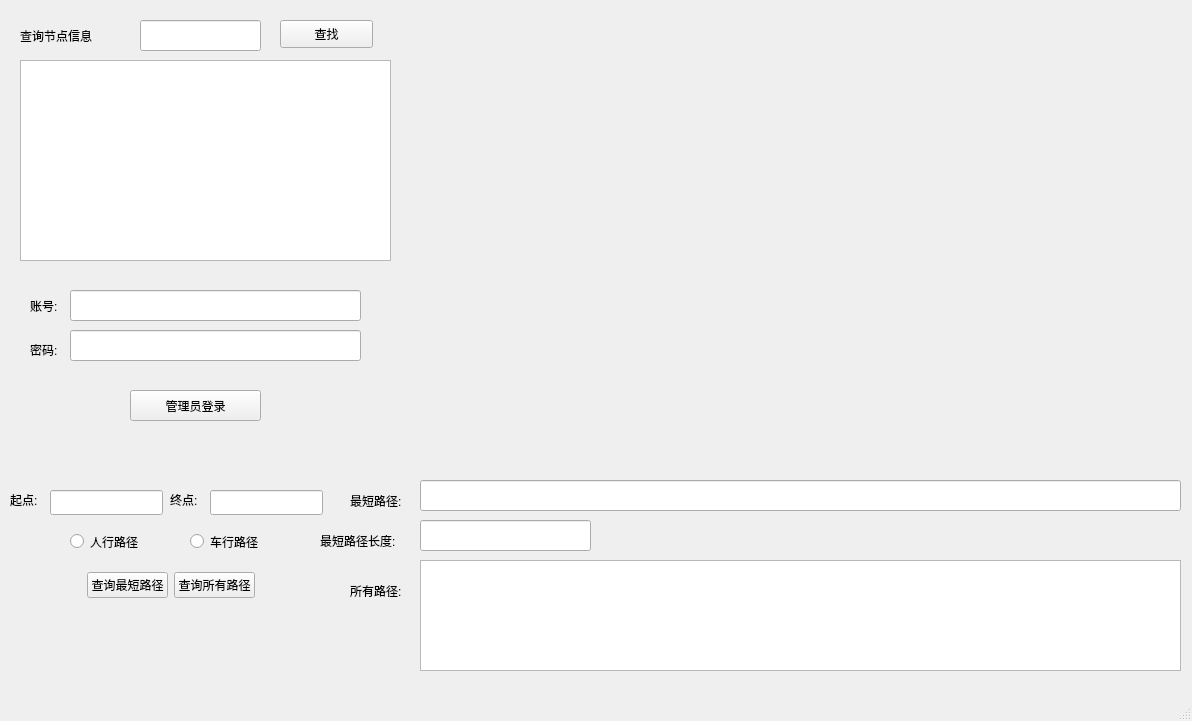
<?xml version="1.0" encoding="UTF-8"?>
<ui version="4.0">
 <class>MainWindow</class>
 <widget class="QMainWindow" name="MainWindow">
  <property name="geometry">
   <rect>
    <x>0</x>
    <y>0</y>
    <width>1192</width>
    <height>721</height>
   </rect>
  </property>
  <property name="windowTitle">
   <string>MainWindow</string>
  </property>
  <widget class="QWidget" name="centralwidget">
   <widget class="QLabel" name="school">
    <property name="geometry">
     <rect>
      <x>420</x>
      <y>-10</y>
      <width>781</width>
      <height>481</height>
     </rect>
    </property>
    <property name="text">
     <string/>
    </property>
    <property name="pixmap">
     <pixmap resource="aaa.qrc">:/new/prefix1/tupian/IMG_20250106_002817.jpg</pixmap>
    </property>
   </widget>
   <widget class="QLineEdit" name="load">
    <property name="geometry">
     <rect>
      <x>420</x>
      <y>480</y>
      <width>761</width>
      <height>31</height>
     </rect>
    </property>
    <property name="readOnly">
     <bool>true</bool>
    </property>
   </widget>
   <widget class="QLineEdit" name="len">
    <property name="geometry">
     <rect>
      <x>420</x>
      <y>520</y>
      <width>171</width>
      <height>31</height>
     </rect>
    </property>
    <property name="readOnly">
     <bool>true</bool>
    </property>
   </widget>
   <widget class="QLabel" name="label">
    <property name="geometry">
     <rect>
      <x>350</x>
      <y>470</y>
      <width>111</width>
      <height>61</height>
     </rect>
    </property>
    <property name="text">
     <string>最短路径:</string>
    </property>
   </widget>
   <widget class="QLabel" name="label_2">
    <property name="geometry">
     <rect>
      <x>320</x>
      <y>530</y>
      <width>101</width>
      <height>21</height>
     </rect>
    </property>
    <property name="text">
     <string>最短路径长度:</string>
    </property>
   </widget>
   <widget class="QListView" name="Allo">
    <property name="geometry">
     <rect>
      <x>420</x>
      <y>560</y>
      <width>761</width>
      <height>111</height>
     </rect>
    </property>
   </widget>
   <widget class="QLabel" name="label_5">
    <property name="geometry">
     <rect>
      <x>350</x>
      <y>580</y>
      <width>81</width>
      <height>21</height>
     </rect>
    </property>
    <property name="text">
     <string>所有路径:</string>
    </property>
   </widget>
   <widget class="QLabel" name="label_3">
    <property name="geometry">
     <rect>
      <x>20</x>
      <y>20</y>
      <width>101</width>
      <height>31</height>
     </rect>
    </property>
    <property name="text">
     <string>查询节点信息</string>
    </property>
   </widget>
   <widget class="QLineEdit" name="searchText">
    <property name="geometry">
     <rect>
      <x>140</x>
      <y>20</y>
      <width>121</width>
      <height>31</height>
     </rect>
    </property>
   </widget>
   <widget class="QPushButton" name="search">
    <property name="geometry">
     <rect>
      <x>280</x>
      <y>20</y>
      <width>93</width>
      <height>28</height>
     </rect>
    </property>
    <property name="text">
     <string>查找</string>
    </property>
   </widget>
   <widget class="QListView" name="target">
    <property name="geometry">
     <rect>
      <x>20</x>
      <y>60</y>
      <width>371</width>
      <height>201</height>
     </rect>
    </property>
   </widget>
   <widget class="QWidget" name="horizontalLayoutWidget">
    <property name="geometry">
     <rect>
      <x>20</x>
      <y>540</y>
      <width>301</width>
      <height>91</height>
     </rect>
    </property>
    <layout class="QHBoxLayout" name="horizontalLayout_2">
     <item>
      <spacer name="horizontalSpacer">
       <property name="orientation">
        <enum>Qt::Horizontal</enum>
       </property>
       <property name="sizeHint" stdset="0">
        <size>
         <width>40</width>
         <height>20</height>
        </size>
       </property>
      </spacer>
     </item>
     <item>
      <widget class="QPushButton" name="checkload">
       <property name="text">
        <string>查询最短路径</string>
       </property>
      </widget>
     </item>
     <item>
      <widget class="QPushButton" name="All">
       <property name="text">
        <string>查询所有路径</string>
       </property>
      </widget>
     </item>
     <item>
      <spacer name="horizontalSpacer_2">
       <property name="orientation">
        <enum>Qt::Horizontal</enum>
       </property>
       <property name="sizeHint" stdset="0">
        <size>
         <width>40</width>
         <height>20</height>
        </size>
       </property>
      </spacer>
     </item>
    </layout>
   </widget>
   <widget class="QRadioButton" name="people">
    <property name="geometry">
     <rect>
      <x>70</x>
      <y>530</y>
      <width>118</width>
      <height>23</height>
     </rect>
    </property>
    <property name="text">
     <string>人行路径</string>
    </property>
   </widget>
   <widget class="QRadioButton" name="car">
    <property name="geometry">
     <rect>
      <x>190</x>
      <y>530</y>
      <width>118</width>
      <height>23</height>
     </rect>
    </property>
    <property name="text">
     <string>车行路径</string>
    </property>
   </widget>
   <widget class="QPushButton" name="pushButton">
    <property name="geometry">
     <rect>
      <x>130</x>
      <y>390</y>
      <width>131</width>
      <height>31</height>
     </rect>
    </property>
    <property name="text">
     <string>管理员登录</string>
    </property>
   </widget>
   <widget class="QLabel" name="label_4">
    <property name="geometry">
     <rect>
      <x>30</x>
      <y>290</y>
      <width>71</width>
      <height>31</height>
     </rect>
    </property>
    <property name="text">
     <string>账号:</string>
    </property>
   </widget>
   <widget class="QLabel" name="label_6">
    <property name="geometry">
     <rect>
      <x>30</x>
      <y>340</y>
      <width>69</width>
      <height>19</height>
     </rect>
    </property>
    <property name="text">
     <string>密码:</string>
    </property>
   </widget>
   <widget class="QLineEdit" name="name">
    <property name="geometry">
     <rect>
      <x>70</x>
      <y>290</y>
      <width>291</width>
      <height>31</height>
     </rect>
    </property>
   </widget>
   <widget class="QLineEdit" name="pass">
    <property name="geometry">
     <rect>
      <x>70</x>
      <y>330</y>
      <width>291</width>
      <height>31</height>
     </rect>
    </property>
   </widget>
   <widget class="QLabel" name="tishi">
    <property name="geometry">
     <rect>
      <x>70</x>
      <y>370</y>
      <width>261</width>
      <height>21</height>
     </rect>
    </property>
    <property name="text">
     <string/>
    </property>
   </widget>
   <widget class="QLabel" name="label_7">
    <property name="geometry">
     <rect>
      <x>10</x>
      <y>490</y>
      <width>69</width>
      <height>19</height>
     </rect>
    </property>
    <property name="text">
     <string>起点:</string>
    </property>
   </widget>
   <widget class="QLineEdit" name="start">
    <property name="geometry">
     <rect>
      <x>50</x>
      <y>490</y>
      <width>113</width>
      <height>25</height>
     </rect>
    </property>
   </widget>
   <widget class="QLabel" name="label_8">
    <property name="geometry">
     <rect>
      <x>170</x>
      <y>490</y>
      <width>69</width>
      <height>19</height>
     </rect>
    </property>
    <property name="text">
     <string>终点:</string>
    </property>
   </widget>
   <widget class="QLineEdit" name="end">
    <property name="geometry">
     <rect>
      <x>210</x>
      <y>490</y>
      <width>113</width>
      <height>25</height>
     </rect>
    </property>
   </widget>
  </widget>
  <widget class="QMenuBar" name="menubar">
   <property name="geometry">
    <rect>
     <x>0</x>
     <y>0</y>
     <width>1192</width>
     <height>25</height>
    </rect>
   </property>
  </widget>
  <widget class="QStatusBar" name="statusbar"/>
 </widget>
 <resources>
  <include location="aaa.qrc"/>
 </resources>
 <connections/>
</ui>
